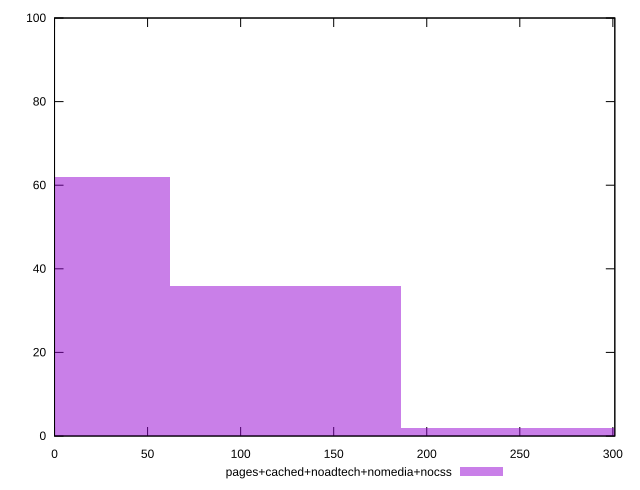

The gnuplot source for this figure:
reset

$pagesCachedNoadtechNomediaNocss <<EOF
248.1130809006163 2
124.05654045030815 36
0 62
EOF

set key outside below
set boxwidth 124.05654045030815
set xrange [0:301.0569996833801]
set yrange [0:100]
set trange [0:100]
set style fill transparent solid 0.5 noborder
set terminal svg size 640, 490 enhanced background rgb 'white'
set output "report_00019_2021-02-10T18-14-37.922Z//uses-rel-preconnect/comparison/histogram/4_vs_5.svg"

plot $pagesCachedNoadtechNomediaNocss title "pages+cached+noadtech+nomedia+nocss" with boxes

reset
